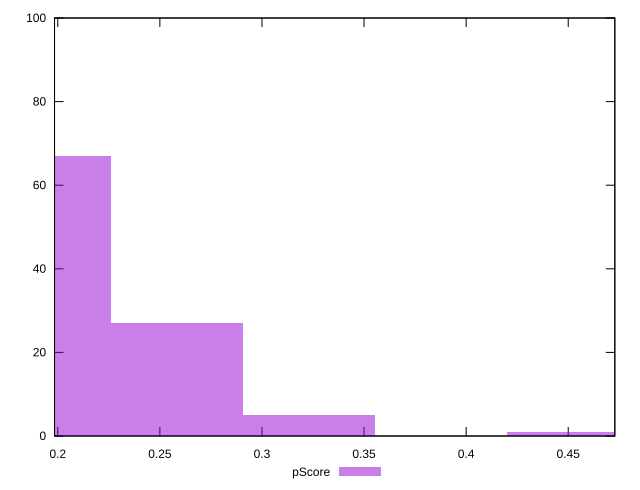

Here is the gnuplot script that generated this plot:
reset

$pScore <<EOF
0.2585981077982369 27
0.19394858084867767 67
0.3232476347477961 5
0.45254668864691455 1
EOF

set key outside below
set boxwidth 0.06464952694955922
set xrange [0.1984019629418694:0.4728248244344783]
set yrange [0:100]
set trange [0:100]
set style fill transparent solid 0.5 noborder
set terminal svg size 640, 490 enhanced background rgb 'white'
set output "reports/report_00031_2021-02-24T23-18-18.084Z/first-meaningful-paint/samples/astro/pScore/histogram.svg"

plot $pScore title "pScore" with boxes

reset
